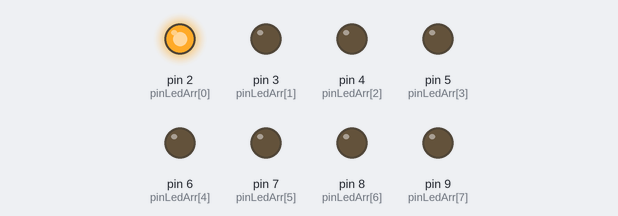
Recording of a sketch running on a simulated Arduino Uno, built with avr-gcc and run on an emulated ATmega328P. On the bench: output pins drawn as LEDs (lit = HIGH).

Above: at 0.1 s.
At 5.1 s:
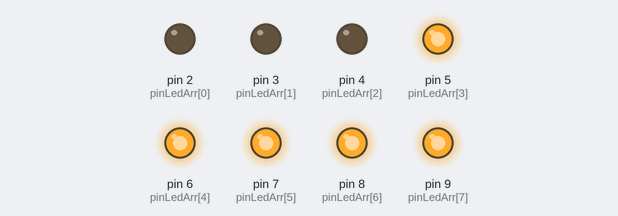
At 10.1 s:
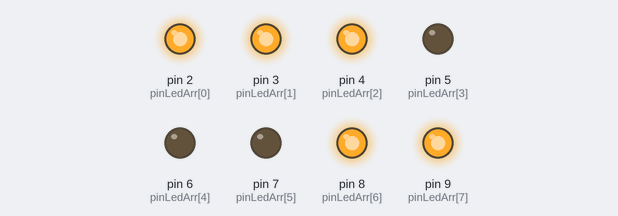
At 20.1 s:
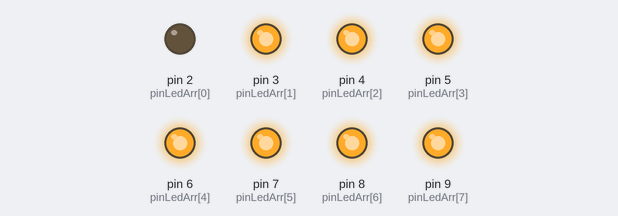
At 30.1 s:
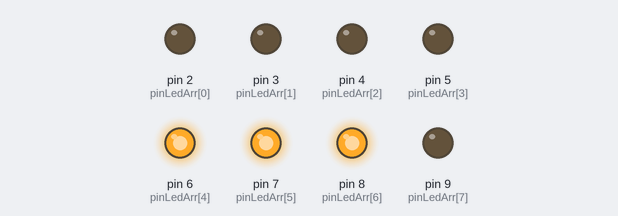
At 39.75 s:
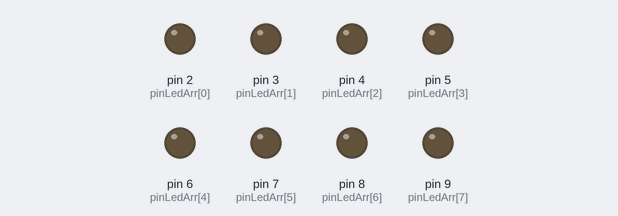
Timing chart, 0 to 40.0 s (numbered marks = the images above):
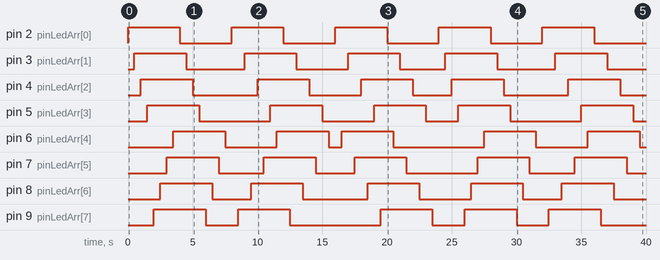

Measured:
- by itself, pin 2 (pinLedArr[0]): alternates HIGH for 4.0 s and LOW for 4.0 s
- by itself, pin 3 (pinLedArr[1]): LOW → HIGH at 0.50 s, → LOW 4.0 s later, → HIGH 4.5 s later, → LOW 4.0 s later, … (10 changes in this stretch)
- by itself, pin 4 (pinLedArr[2]): LOW → HIGH at 1.0 s, → LOW 4.0 s later, → HIGH 5.0 s later, → LOW 4.0 s later, … (10 changes in this stretch)
- by itself, pin 5 (pinLedArr[3]): LOW → HIGH at 1.5 s, → LOW 4.0 s later, → HIGH 5.5 s later, → LOW 4.0 s later, … (10 changes in this stretch)
- by itself, pin 6 (pinLedArr[4]): LOW → HIGH at 3.5 s, → LOW 4.0 s later, → HIGH 4.0 s later, → LOW 4.0 s later, … (10 changes in this stretch)
- by itself, pin 7 (pinLedArr[5]): LOW → HIGH at 3.0 s, → LOW 4.0 s later, → HIGH 3.5 s later, → LOW 4.0 s later, … (10 changes in this stretch)
- by itself, pin 8 (pinLedArr[6]): LOW → HIGH at 2.5 s, → LOW 4.0 s later, → HIGH 3.0 s later, → LOW 4.0 s later, … (10 changes in this stretch)
- by itself, pin 9 (pinLedArr[7]): LOW → HIGH at 2.0 s, → LOW 4.0 s later, → HIGH 2.5 s later, → LOW 4.0 s later, … (10 changes in this stretch)

The sketch:

1_4_sketch.ino
```cpp
const int kNumOfLed = 8;
const int kNumOfPattern = 3;
int pinLedArr[kNumOfLed] = {2, 3, 4, 5, 6, 7, 8, 9};
int patterns[kNumOfPattern][kNumOfLed] = {
  {0, 1, 2, 3, 7, 6, 5, 4},
  {0, 7, 1, 6, 2, 5, 3, 4},
  {0, 4, 1, 5, 2, 6, 3, 7}
};

void setup() {
  // put your setup code here, to run once:
  for (int i = 0; i < kNumOfLed; i++) {
    pinMode(pinLedArr[i], OUTPUT);
  }
}

void loop() {
  // put your main code here, to run repeatedly:
  for (int j = 0; j < kNumOfPattern; j++) {
    for (int i = 0; i < kNumOfLed; i++) {
      digitalWrite(pinLedArr[patterns[j][i]], HIGH);
      delay(500);
    }

    for (int i = 0; i < kNumOfLed; i++) {
      digitalWrite(pinLedArr[patterns[j][i]], LOW);
      delay(500);
    }
  }
}
```
